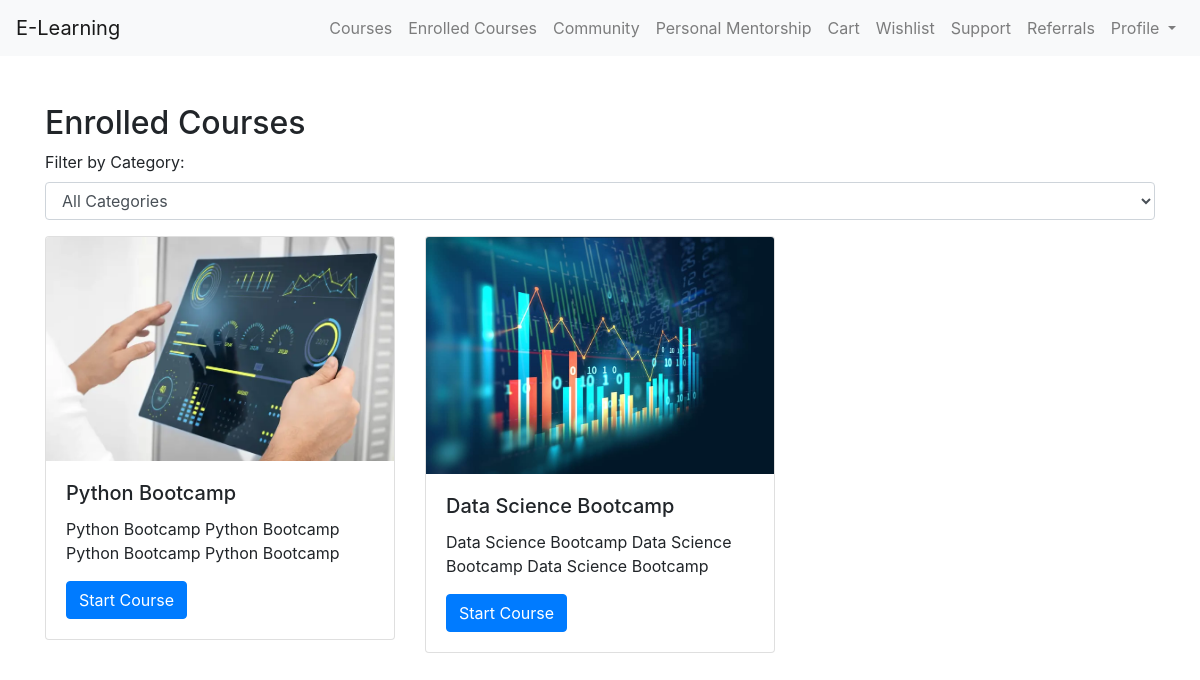
The app's page /enrolled-courses/ (signed in) with its own data.
### app/models.py (models this page shows, shortened)
class Enrollment(models.Model):
    course = models.ForeignKey(Course, on_delete=models.CASCADE)
    user = models.ForeignKey(Student, on_delete=models.CASCADE, null=True, blank=True)

class Course(models.Model):
    TECH_COURSE = 'Tech Courses'
    CBSE_COURSE = 'CBSE Courses'
    CATEGORY_CHOICES = [
        (TECH_COURSE, 'Tech Courses'),
        (CBSE_COURSE, 'CBSE Courses'),
    ]
    title = models.CharField(max_length=100)
    description = models.TextField()
    what_you_will_learn = models.TextField(null=True, blank=True, verbose_name="What You Will Learn")
    this_course_includes = models.TextField(null=True, blank=True, verbose_name="This Course Includes")
    price = models.DecimalField(max_digits=8, decimal_places=2)
    category = models.CharField(max_length=100, choices=CATEGORY_CHOICES, default=TECH_COURSE)
    image = models.ImageField(upload_to='staticfiles/course_images/', null=True, blank=True)
    demo_video = models.FileField(upload_to='staticfiles/demo_videos/', null=True, blank=True)

### app/views.py (the view)
# urls.py: path('enrolled-courses/', enrolled_course, name='enrolled_course'),
@login_required
def enrolled_course(request):
    try:
        admin_user = Student.objects.get(user=request.user)
        enrolled_courses = Enrollment.objects.filter(user=admin_user)
    except Student.DoesNotExist:
        enrolled_courses = []
    return render(request, 'enrolled_course.html', {'enrolled_courses': enrolled_courses})

### app/templates/enrolled_course.html (shortened to what this page needs)
<!DOCTYPE html>
<html lang="en">
<head>
    <link rel="stylesheet" href="https://stackpath.bootstrapcdn.com/bootstrap/4.5.2/css/bootstrap.min.css">
</head>
<body>
<nav class="navbar navbar-expand-lg navbar-light bg-light">
    <a class="navbar-brand" href="#">E-Learning</a>
    <div class="collapse navbar-collapse" id="navbarNav">
        <ul class="navbar-nav ml-auto">
            <li class="nav-item">
                <a class="nav-link" href="{% url 'course_catalog' %}">Courses</a>
            </li>
            <li class="nav-item">
                <a class="nav-link" href="#">Enrolled Courses</a>
            </li>
            <li class="nav-item">
                <a class="nav-link" href="{% url 'community_platform' %}">Community</a>
            </li>
            <li class="nav-item">
                <a class="nav-link" href="{% url 'mentorship_page' %}">Personal Mentorship</a>
            </li>
            <li class="nav-item">
                <a class="nav-link" href="{% url 'view_cart' %}">Cart</a>
            </li>
            <li class="nav-item">
                <a class="nav-link" href="{% url 'wishlist' %}">Wishlist</a>
            </li>
            <li class="nav-item">
                <a class="nav-link" href="{% url 'support' %}">Support</a>
            </li>
            <li class="nav-item">
                <a class="nav-link" href="{% url 'referrals' %}">Referrals</a>
            </li>
            <li class="nav-item dropdown">
                <a class="nav-link dropdown-toggle" href="#" id="navbarDropdown" role="button" data-toggle="dropdown" aria-haspopup="true" aria-expanded="false">
                    Profile
                </a>
            </li>
        </ul>
    </div>
</nav>
<div class="container mt-5">
    <h2>Enrolled Courses</h2>
    <div class="form-group">
        <label for="categoryFilterSelect">Filter by Category:</label>
        <select class="form-control" id="categoryFilterSelect">
            <option value="all">All Categories</option>
        </select>
    </div>
    <div class="row" id="techCourses">
        {% for enrollment in enrolled_courses %}
            {% if enrollment.course.category == 'Tech Courses' %}
                <div class="col-md-4 mb-4 enrolled-course-card" data-category="tech">
                    <div class="card">
                        <img src="{{ enrollment.course.image.url }}" class="card-img-top" alt="{{ enrollment.course.title }}">
                        <div class="card-body">
                            <h5 class="card-title">{{ enrollment.course.title }}</h5>
                            <p class="card-text">{{ enrollment.course.description }}</p>
                            <a href="{% url 'start_course' course_id=enrollment.course.id %}" class="btn btn-primary">Start Course</a>
                        </div>
                    </div>
                </div>
            {% endif %}
        {% endfor %}
    </div>
</div>
</body>
</html>

### records on screen
Enrollment: course.image (picture), course "Python Bootcamp", course.description "Python Bootcamp Python Bootcamp Python Bootcamp Python Bootcamp"
Enrollment: course.image (picture), course "Data Science Bootcamp", course.description "Data Science Bootcamp Data Science Bootcamp Data Science Bootcamp"
